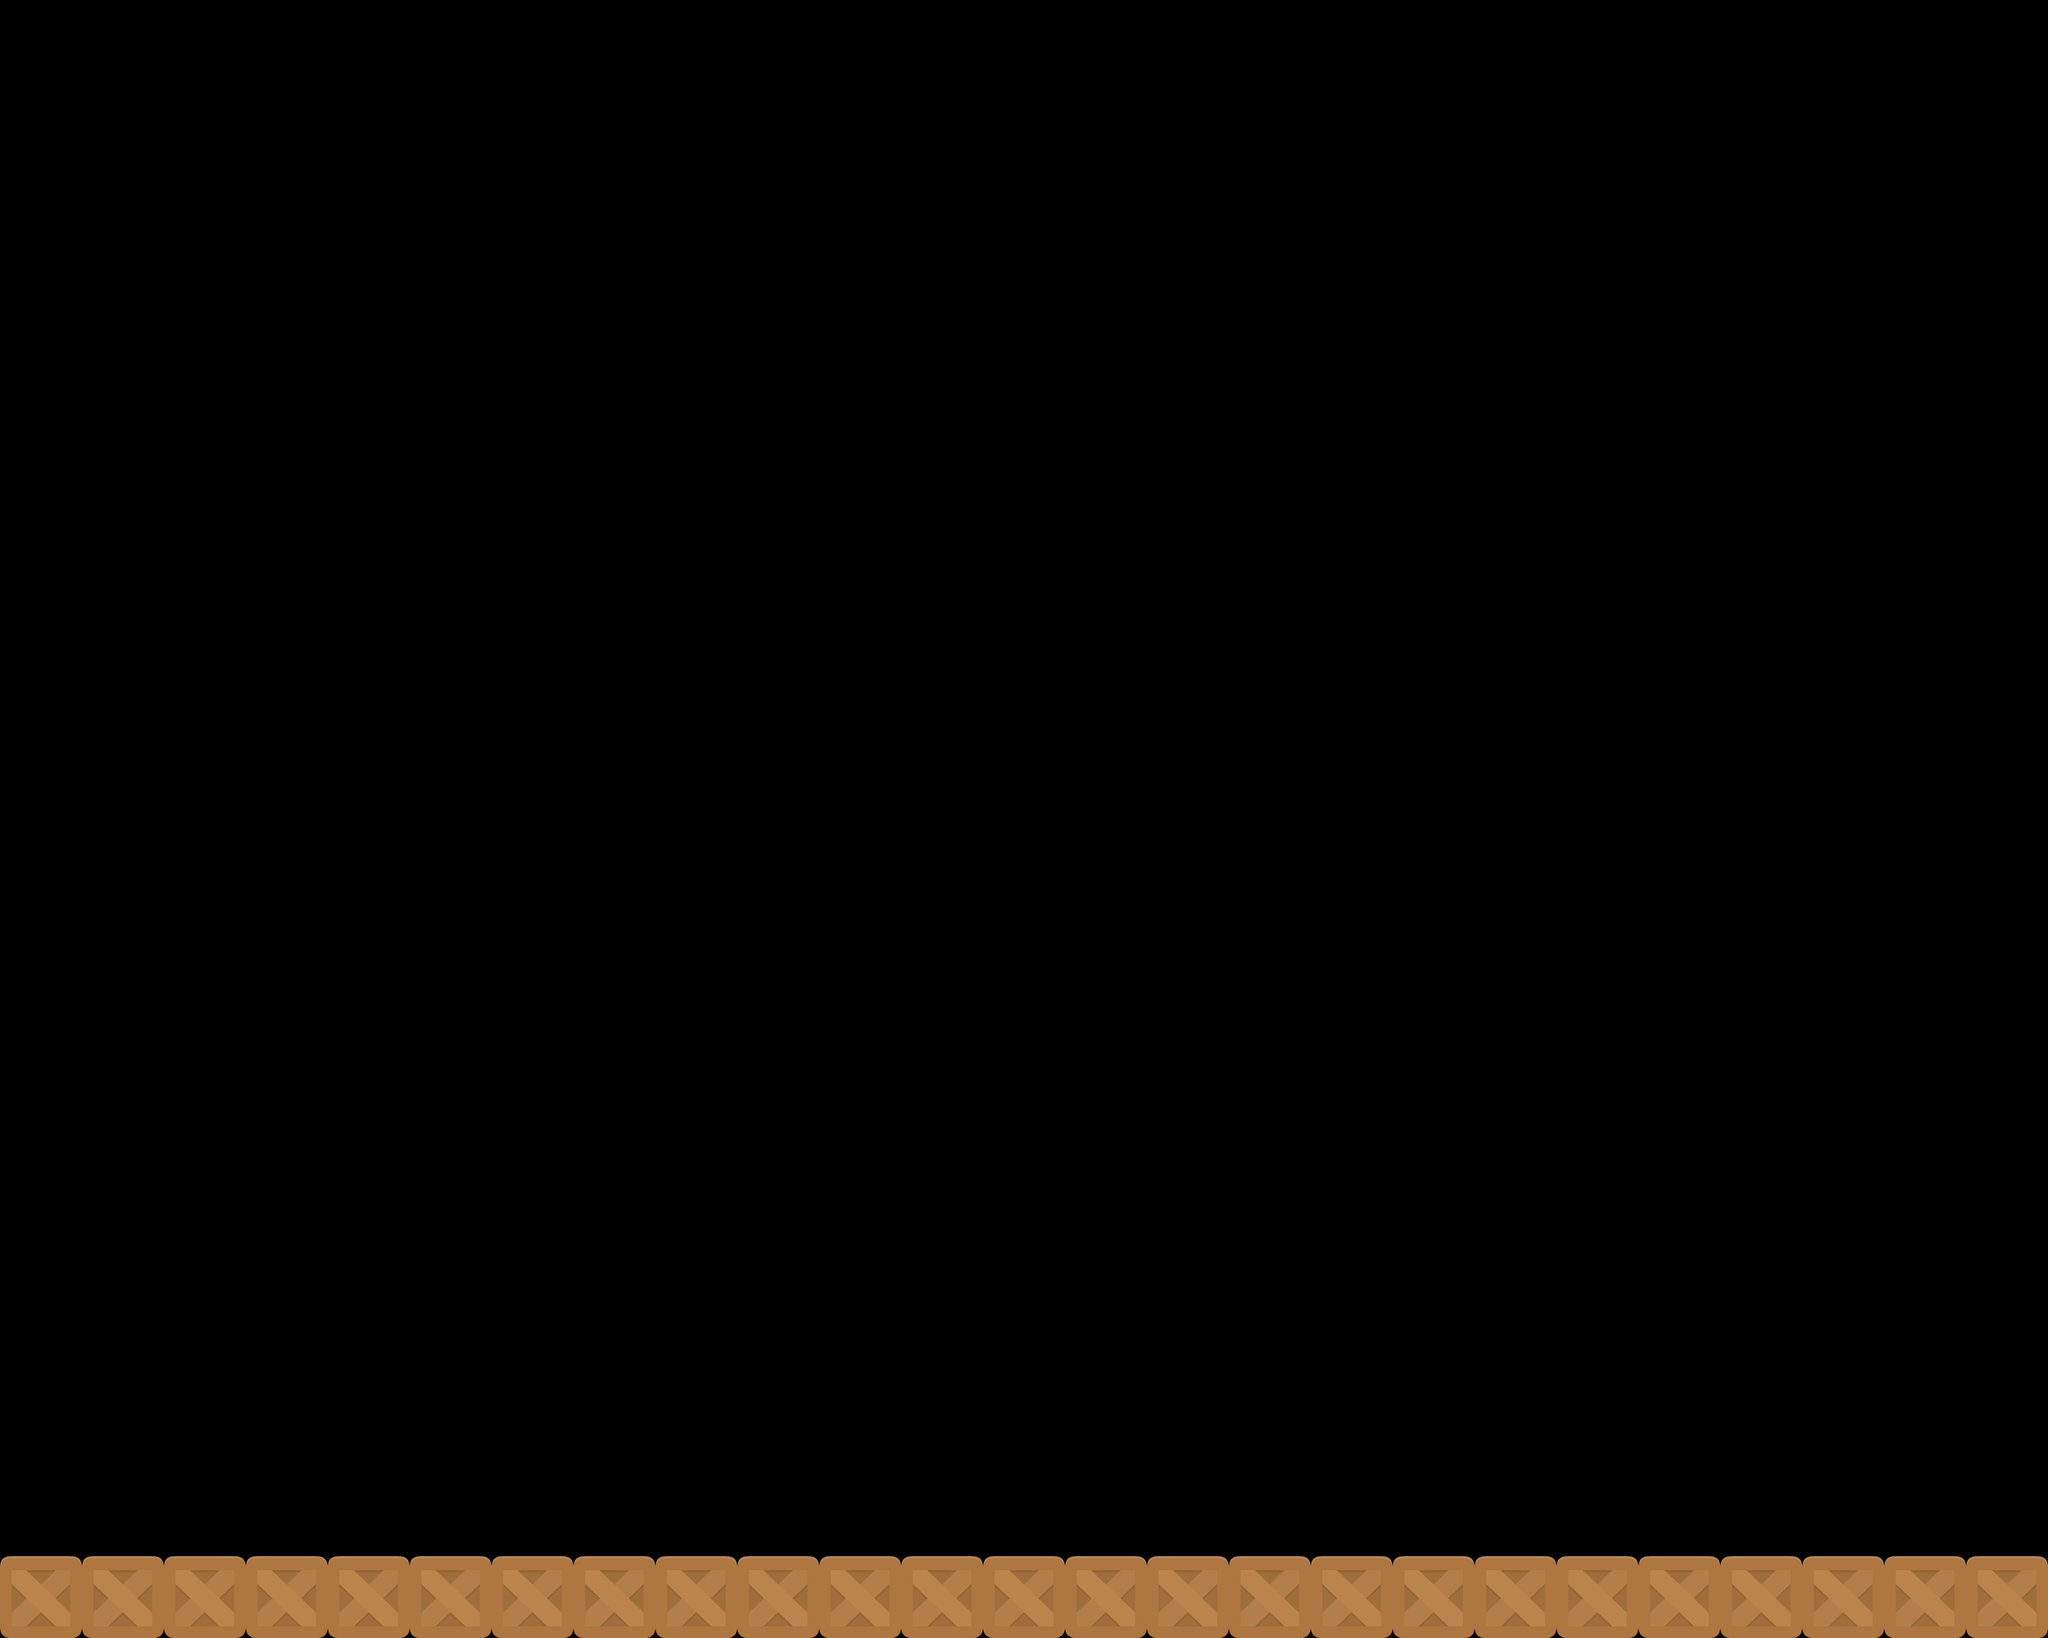

Rendered tile map (Tiled .tmx) drawn with the repository's tilesets; below, a short description and the map source with its tile grids summarised:
An orthogonal 25x20 tile map with 128x128 px tiles, 1 tile layer (Tile Layer 1), 1 hidden layer not drawn.

<map version="1.4" tiledversion="1.4.2" orientation="orthogonal" renderorder="right-down" width="25" height="20" tilewidth="128" tileheight="128" infinite="0" nextlayerid="3" nextobjectid="1">
 <tileset firstgid="1" name="tileset" tilewidth="128" tileheight="128" tilecount="1" columns="0">
  <grid orientation="orthogonal" width="1" height="1" />
  <tile id="0">
   <image width="128" height="128" source="boxCrate_double.png" />
  </tile>
 </tileset>
 <layer id="1" name="Tile Layer 1" width="25" height="20">
  <data>[500 cells, 25 non-empty, 1 distinct tile ids]</data>
 </layer>
 <imagelayer id="2" name="Image Layer 1" visible="0" />
</map>
